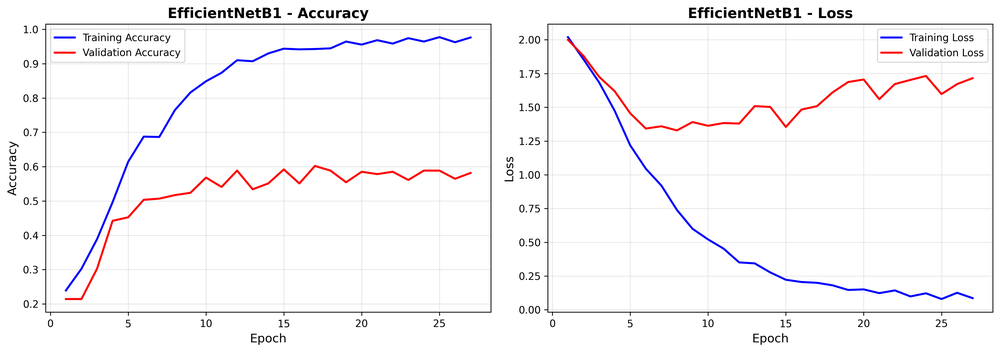
#> input picture report/training/images/EfficientNetB1_training_history.png, 1000 x 352 px, shrunk from 4164 x 1464 before the run, found by its file name; its folder holds only this picture in this run
$ python kmeans.py
#> lines starting #> are read from the running program, lines starting #| are printed output that depends on the picture; after the words box and inside, x2 and y2 are one past the last pixel; in counts of white or black regions, pixels touching at a corner belong together
from sklearn.cluster import KMeans
import numpy as np
from numpy.typing import NDArray
import cv2 as cv
import os
from typing import List, Dict, Any


def get_bbox(labels: NDArray[np.int32], mat: NDArray[np.int32]) -> List[Dict[str, int]]:
    clusters = [[] for _ in range(3)]
    for i, label in enumerate(labels):
        clusters[label].append(mat[i])

    bounding_boxes = []
    for cluster in clusters:
        if not cluster:
            continue
        cluster = np.array(cluster)
        y_min = int(np.min(cluster[:, 0]))
        y_max = int(np.max(cluster[:, 0]))
        x_min = int(np.min(cluster[:, 1]))
        x_max = int(np.max(cluster[:, 1]))
        bounding_boxes.append({
            "xmin": x_min,
            "ymin": y_min,
            "xmax": x_max,
            "ymax": y_max,
        })
    return bounding_boxes


def draw_bbox(img: NDArray[np.uint8], bboxes: List[Dict[str, int]]) -> NDArray[np.uint8]:
    colors = [(255, 0, 0), (0, 255, 0), (0, 0, 255)]
    img_with_boxes = cv.cvtColor(img.copy(), cv.COLOR_HSV2RGB)
    for i, bbox in enumerate(bboxes):
        cv.rectangle(
            img_with_boxes,
            (bbox["xmin"], bbox["ymin"]),
            (bbox["xmax"], bbox["ymax"]),
            colors[i % len(colors)],
            2,
        )
    return img_with_boxes


def segment_kmeans(img_path: str) -> List[Dict[str, int]]:
    img = cv.imread(img_path)
#> img is the input picture: shape (352, 1000, 3); mean B, G, R 247.8, 246.2, 247.8
    img = cv.cvtColor(img, cv.COLOR_BGR2HSV)
#> img: shape (352, 1000, 3); mean H, S, V 2, 3.2, 249.4
    blur = cv.GaussianBlur(img, (9, 9), 0.95)
#> blur: shape (352, 1000, 3); mean H, S, V 2, 3.2, 249.4

    mat = np.array(blur)
    h, w, _ = mat.shape
#> h = 352; w = 1000
    n = h * w
#> n = 352000
    D = np.zeros((n, 3))

    crop_mask = np.zeros((h, w, 3), dtype=np.uint8)
    cv.circle(crop_mask, (128, 128), 115, [255, 255, 255], -1)
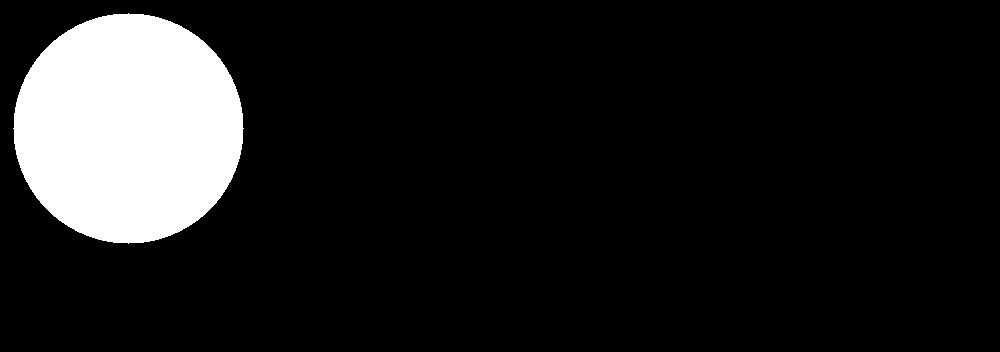
#> crop_mask: shape (352, 1000, 3); 11.8% white; 1 white region, box (x1, y1, x2, y2) and area: (13, 13, 244, 244) 41545

    for x in range(h):
        for y in range(w):
            if crop_mask[x, y, 0] == 255:
                D[x * w + y] = np.array([mat[x, y, 0], mat[x, y, 1], mat[x, y, 2]])
            else:
                D[x * w + y] = np.array([1000, 1000, 1000])

    kmeans = KMeans(n_clusters=3, random_state=0).fit(D)
    labels = kmeans.labels_

    masks = [np.zeros((h, w, 3)) for _ in range(3)]
    colors = [[0, 0, 255], [255, 0, 0], [0, 255, 0]]

    for x in range(h):
        for y in range(w):
            masks[labels[x * w + y]][x, y] = colors[labels[x * w + y]]
#> after the loop, masks = 3 items

    mask = sum(masks)
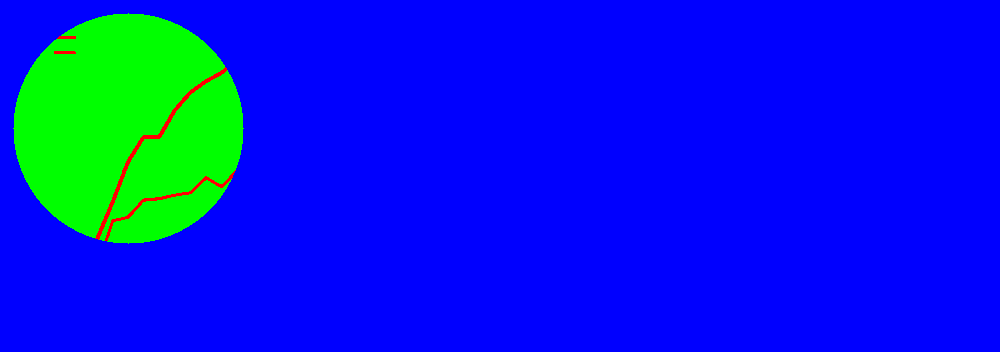
#> mask: shape (352, 1000, 3) float64; mean of channels 0, 1, 2 224.9, 29, 1.1; drawn as B, G, R

    corners = np.array([
        [0, 0], [0, w], [h, 0], [h, w], [h // 2, 0], [0, w // 2], [h // 2, w], [h, w // 2]
    ])
    directions = np.array([
        [1, 1], [1, -1], [-1, 1], [-1, -1], [0, 1], [1, 0], [0, -1], [-1, 0]
    ])

    votes = np.zeros(8)
    for _ in range(120):
        corners += directions
        for j, corner in enumerate(corners):
            x, y = corner
            color = np.array(mask[int(x), int(y)]).argmax(axis=0)
            if color != 0 and votes[j] == 0:
                votes[j] = color
#> after the loop, corners = [[120, 120], [120, 880], [232, 120], [232, 880], [176, 120], [120, 500], [176, 880], [232, 500]]; votes = [1, 0, 1, 0, 1, 0, 0, 0]

    avg_vote = int(np.round(np.average(votes)))
#> avg_vote = 0
    if avg_vote == 0:
        seg_id = 1
    elif avg_vote == 1:
        seg_id = 0
    elif avg_vote == 2:
        seg_id = 2
    else:
        raise RuntimeError("Unexpected vote average in KMeans segmentation")

    new_mask = np.zeros((h, w))
    for x in range(h):
        for y in range(w):
            if masks[seg_id][x, y].any():
                new_mask[x, y] = 1

    P = np.argwhere(new_mask == 1)
    kmeans_P = KMeans(n_clusters=3, random_state=0).fit(P)
    labels_P = kmeans_P.labels_

    bboxes = get_bbox(labels_P, P)
    return bboxes


if __name__ == "__main__":
    img_paths = os.listdir(os.path.join("file_server", "images"))
    for img_path in img_paths:
        original_img_path = os.path.join("file_server", "images", img_path)
        bboxes = segment_kmeans(original_img_path)
        print(img_path, bboxes)
#| EfficientNetB1_training_history.png [{'xmin': 684, 'ymin': 0, 'xmax': 999, 'ymax': 351}, {'xmin': 0, 'ymin': 0, 'xmax': 384, 'ymax': 351}, {'xmin': 353, 'ymin': 0, 'xmax': 687, 'ymax': 351}]

$ run again, on report/training/images/confusion_matrix_efficientnetb1.png
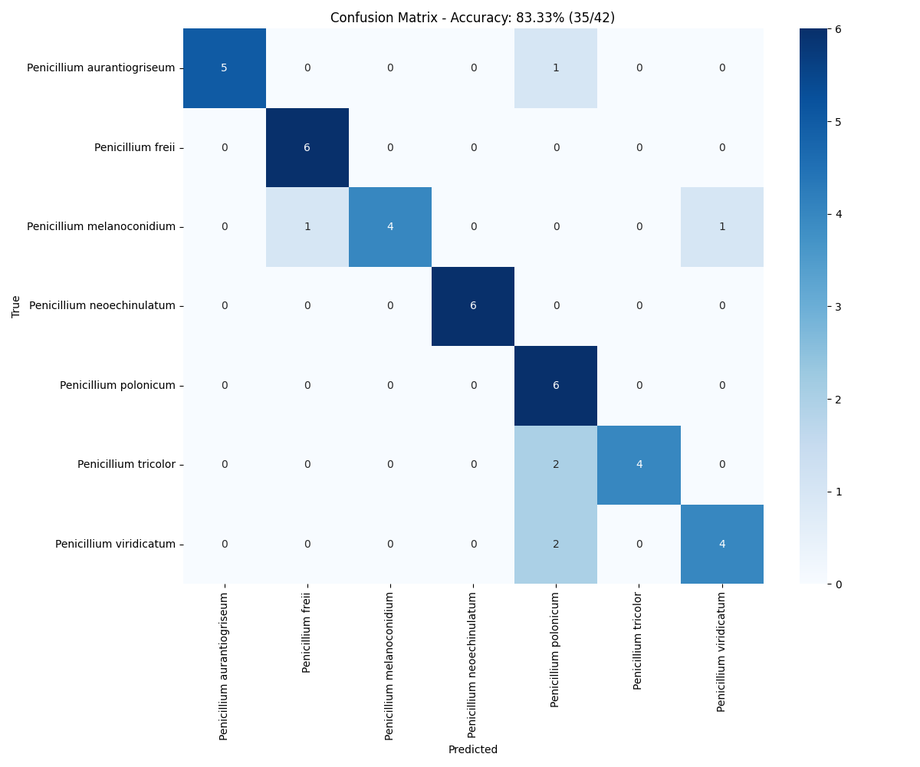
#> input picture report/training/images/confusion_matrix_efficientnetb1.png, 920 x 767 px, shrunk from 1200 x 1000 before the run, found by its file name
#> in segment_kmeans, img is the input picture: shape (767, 920, 3); mean B, G, R 244.3, 237.3, 229.7
#> img: shape (767, 920, 3); mean H, S, V 50.3, 21.3, 244.3
#> blur: shape (767, 920, 3); mean H, S, V 50.3, 21.3, 244.3
#> in segment_kmeans, `cv.circle(crop_mask, (128, 128), 115, [255, 255, 255], -1)`:
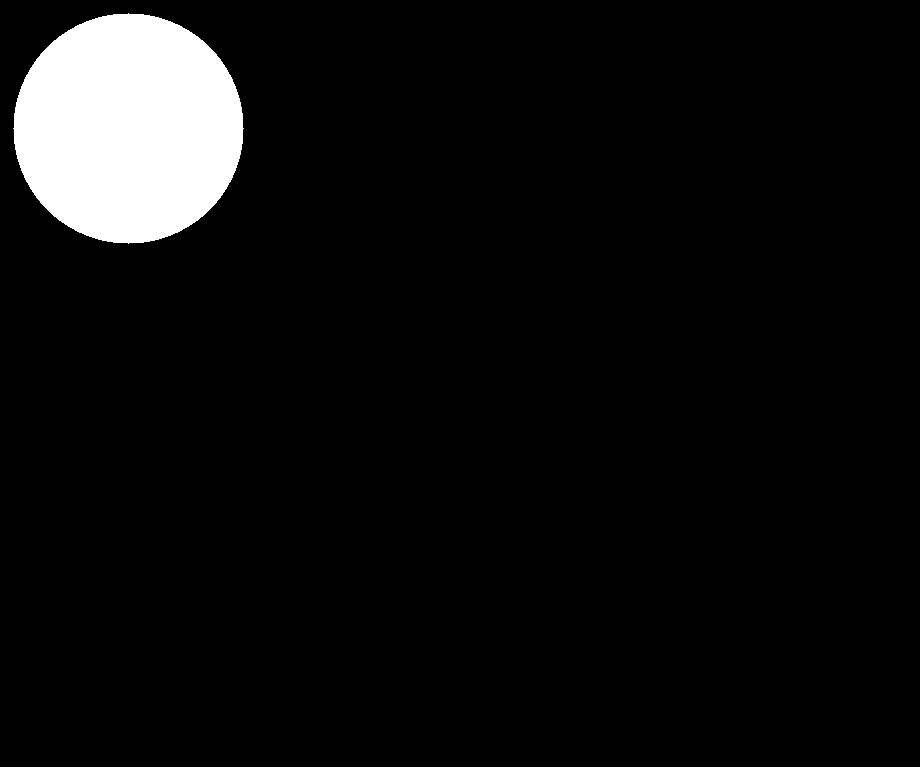
#> crop_mask: shape (767, 920, 3); 5.9% white; 1 white region, box (x1, y1, x2, y2) and area: (13, 13, 244, 244) 41545
#> after the loop in segment_kmeans, `for x in range(h):`: masks = 3 items
#> after the loop in segment_kmeans, `for _ in range(120):`: corners = [[120, 120], [120, 800], [647, 120], [647, 800], [383, 120], [120, 460], [383, 800], [647, 460]]; votes = [2, 2, 2, 2, 2, 2, 2, 2]
#> avg_vote = 2
#> after the loop in segment_kmeans, `for x in range(h):`:
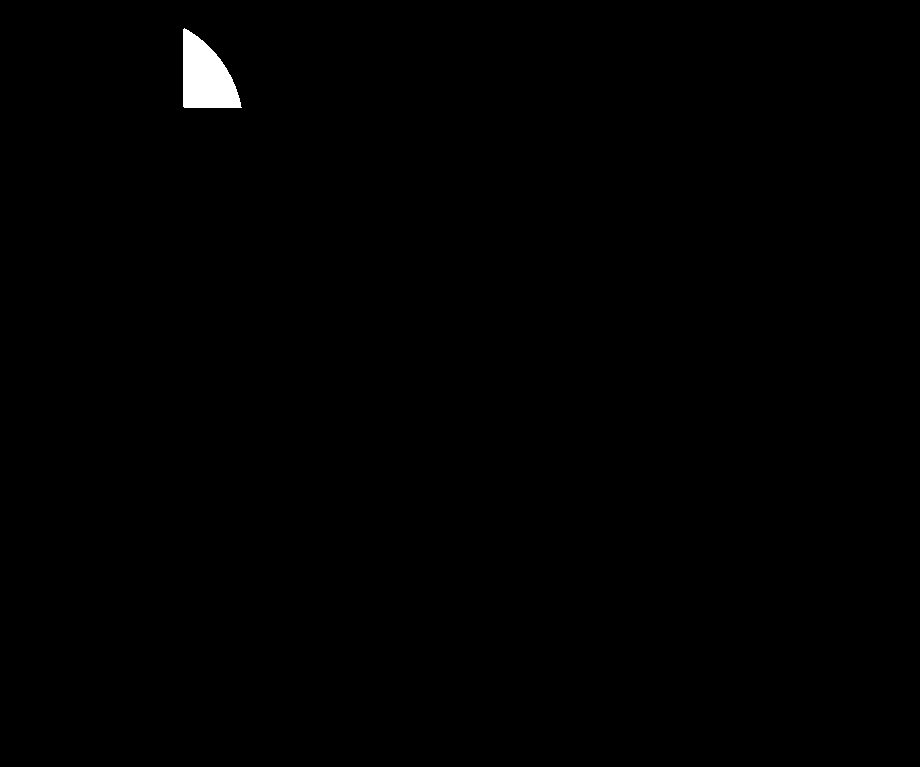
#> new_mask: shape (767, 920) float64; values 0 (black) and 1 (white), 0.44% white; 1 white region, box (x1, y1, x2, y2) and area: (183, 28, 242, 108) 3135
#| confusion_matrix_efficientnetb1.png [{'xmin': 183, 'ymin': 72, 'xmax': 209, 'ymax': 107}, {'xmin': 183, 'ymin': 28, 'xmax': 222, 'ymax': 72}, {'xmin': 210, 'ymin': 64, 'xmax': 241, 'ymax': 107}]
